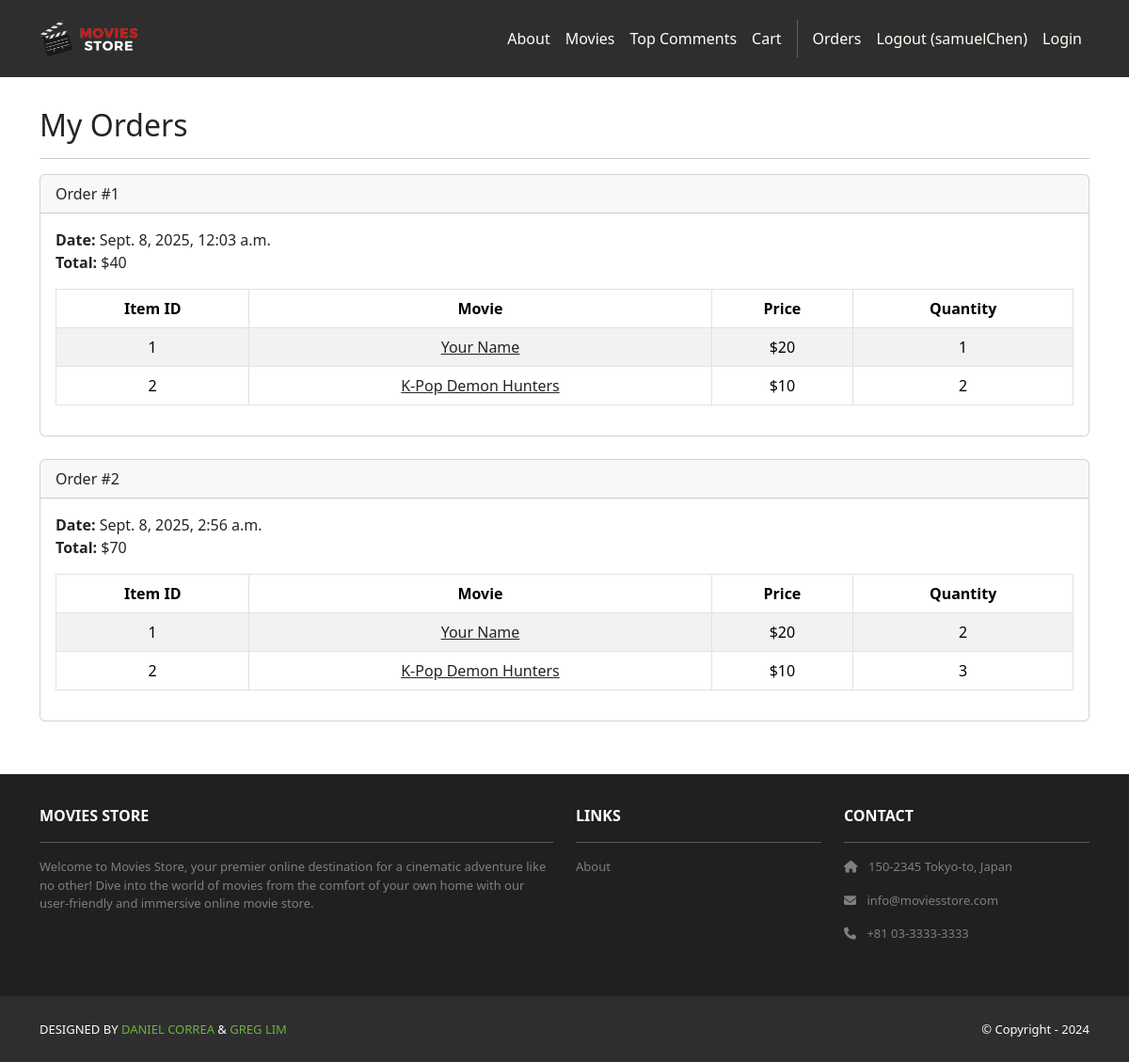
The page /accounts/orders/ (signed in) on the database its author committed.
### cart/models.py (models this page shows, shortened)
class Order(models.Model):
    id = models.AutoField(primary_key=True)
    total = models.IntegerField()
    date = models.DateTimeField(auto_now_add=True)
    user = models.ForeignKey(User,
        on_delete=models.CASCADE)

class Item(models.Model):
    id = models.AutoField(primary_key=True)
    price = models.IntegerField()
    quantity = models.IntegerField()
    order = models.ForeignKey(Order,
        on_delete=models.CASCADE)
    movie = models.ForeignKey(Movie,
        on_delete=models.CASCADE)

### movies/models.py (models this page shows, shortened)
class Movie(models.Model):
    id = models.AutoField(primary_key=True)
    name = models.CharField(max_length=255)
    price = models.IntegerField()
    description = models.TextField()
    image = models.ImageField(upload_to='movie_images/')
    amount_left = models.PositiveIntegerField(null=True, blank=True)

### accounts/views.py (the view)
# urls.py: path('orders/', views.orders, name='accounts.orders'),
@login_required
def orders(request):
    template_data = {}
    template_data['title'] = 'Orders'
    template_data['orders'] = request.user.order_set.all()
    return render(request, 'accounts/orders.html',
        {'template_data': template_data})

### accounts/templates/accounts/orders.html
{% extends 'base.html' %}
{% block content %}
<div class="p-3">
  <div class="container">
    <div class="row mt-3">
      <div class="col mx-auto mb-3">
        <h2>My Orders</h2>
        <hr />
        {% for order in template_data.orders %}
        <div class="card mb-4">
          <div class="card-header">
            Order #{{ order.id }}
          </div>
          <div class="card-body">
            <b>Date:</b> {{ order.date }}<br />
            <b>Total:</b> ${{ order.total }}<br />
            <table class="table table-bordered
              table-striped text-center mt-3">
              <thead>
                <tr>
                  <th scope="col">Item ID</th>
                  <th scope="col">Movie</th>
                  <th scope="col">Price</th>
                  <th scope="col">Quantity</th>
                </tr>
              </thead>
              <tbody>
                {% for item in order.item_set.all %}
                <tr>
                  <td>{{ item.movie.id }}</td>
                  <td>
                    <a class="link-dark"
                      href="{% url 'movies.show'
                      id=item.movie.id %}">
                      {{ item.movie.name }}
                    </a>
                </td>
                  <td>${{ item.movie.price }}</td>
                  <td>{{ item.quantity }}</td>
                </tr>
                {% endfor %}
              </tbody>
            </table>
          </div>
        </div>
        {% endfor %}
      </div>
    </div>
  </div>
</div>
{% endblock content %}

### moviesstore/templates/base.html (shortened to what this page needs)
<!DOCTYPE html>
<html>
  {% load static %}
  <head>
    <link href="https://cdn.jsdelivr.net/npm/bootstrap@5.3.3/dist/css/bootstrap.min.css" rel="stylesheet">
    <link rel="stylesheet" href="https://cdnjs.cloudflare.com/ajax/libs/font-awesome/6.1.1/css/all.min.css">
    <link rel="stylesheet" type="text/css" href="{% static 'css/style.css' %}">
  </head>
  <body>
    <nav class="p-3 navbar navbar-dark bg-dark navbar-expand-lg">
      <div class="container">
        <a class="navbar-brand" href="{% url 'home.index' %}">
          <img src="{% static 'img/logo.png' %}" alt="logo" height="40" />
        </a>
        <div class="collapse navbar-collapse" id="navbarNavAltMarkup">
          <div class="navbar-nav ms-auto navbar-ml">
            <a class="nav-link" href="{% url 'home.about' %}">About</a>
              <a class="nav-link" href="{% url 'movies.index' %}">Movies</a>
              <a class="nav-link" href="{% url 'movies.top_comments' %}">Top Comments</a>
             <a class="nav-link" href="{% url 'cart.index' %}">Cart</a>
              {% if user.is_authenticated %}
                  <a class="nav-link" href="{% url 'accounts.orders' %}">Orders</a>
                <a class="nav-link" href="{% url 'accounts.logout' %}">Logout ({{user.username }})</a>
              {% else %}
                <a class="nav-link" href="{% url 'accounts.signup' %}">
                Sign Up
                </a>
              {% endif %}
              <a class="nav-link" href="{% url 'accounts.login' %}">Login</a>
          </div>
        </div>
      </div>
    </nav>
    <div>
      {% block content %}
      {% endblock content %}
    </div>
    <section class="p-3 ms-footer d-none d-md-block">
      <div class="container">
        <div class="row mt-3 text-white">
          <div class="col-md-6 col-lg-6 col-xl-6 mx-auto mb-4">
            <b>MOVIES STORE</b>
            <hr />
            <p>Welcome to Movies Store, your premier online destination for a cinematic
              adventure like no other! Dive into the world of movies from the comfort of your own home with our user-friendly
              and immersive online movie store.</p>
          </div>
          <div class="col-md-3 col-lg-3 col-xl-3 mx-auto mb-4">
            <b>LINKS</b>
            <hr />
            <p><a class="nav-link" href="{% url 'home.about' %}">About</a></p>
          </div>
          <div class="col-md-3 col-lg-3 col-xl-3 mx-auto mb-4">
            <b>CONTACT</b>
            <hr />
            <p><i class="fas fa-home me-2"></i> 150-2345 Tokyo-to, Japan</p>
            <p><i class="fas fa-envelope me-2"></i> info@moviesstore.com</p>
            <p><i class="fas fa-phone me-2"></i> +81 03-3333-3333</p>
          </div>
        </div>
      </div>
    </section>
    <section class="p-3 ms-footer-bottom bg-dark">
      <div class="container d-flex justify-content-between">
        <div class="me-5 text-white">
          <span>DESIGNED BY <a href="https://www.x.com/danielgarax" target="_blank">DANIEL CORREA</a> &
            <a href="https://www.x.com/greglim81" target="_blank">GREG LIM</a>
          </span>
        </div>
        <div class="text-white">
          <span>© Copyright - 2024</span>
        </div>
      </div>
    </section>
  </body>
</html>

### moviesstore/static/css/style.css (style rules this page uses)
.navbar a.nav-link { color: #FFFEF6 !important; }
.bg-dark { background-color: #2E2E2E !important; }
.ms-footer { background-color: #202020; }
.ms-footer p { color: #7F7F7F; font-size: 13px; }
.ms-footer-bottom span { font-size: 13px; line-height: 38px; }
.ms-footer-bottom a { color: #6ab43e; text-decoration: none; }

### rows shown on the page
Order: id "1", date "Sept. 8, 2025, 12:03 a.m.", total "40"
Item: movie.id "1", movie.name "Your Name", movie.price "20", quantity "1"
Item: movie.id "2", movie.name "K-Pop Demon Hunters", movie.price "10", quantity "2"
Order: id "2", date "Sept. 8, 2025, 2:56 a.m.", total "70"
Item: movie.id "1", movie.name "Your Name", movie.price "20", quantity "2"
Item: movie.id "2", movie.name "K-Pop Demon Hunters", movie.price "10", quantity "3"

### other values the page prints
{{ user.username }} "samuelChen"
